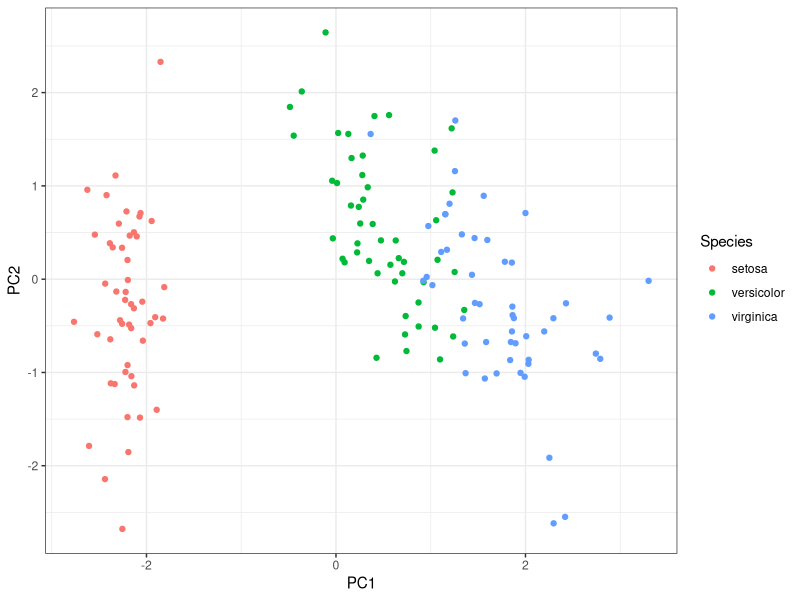
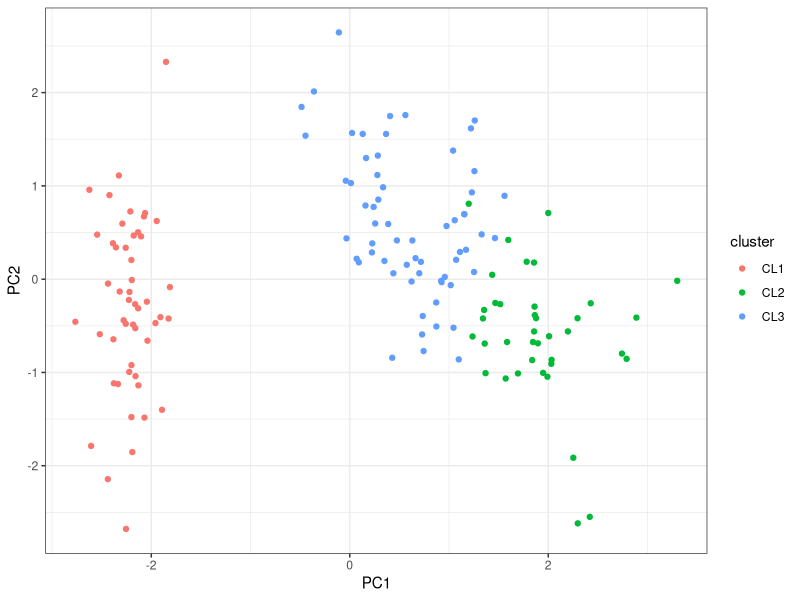
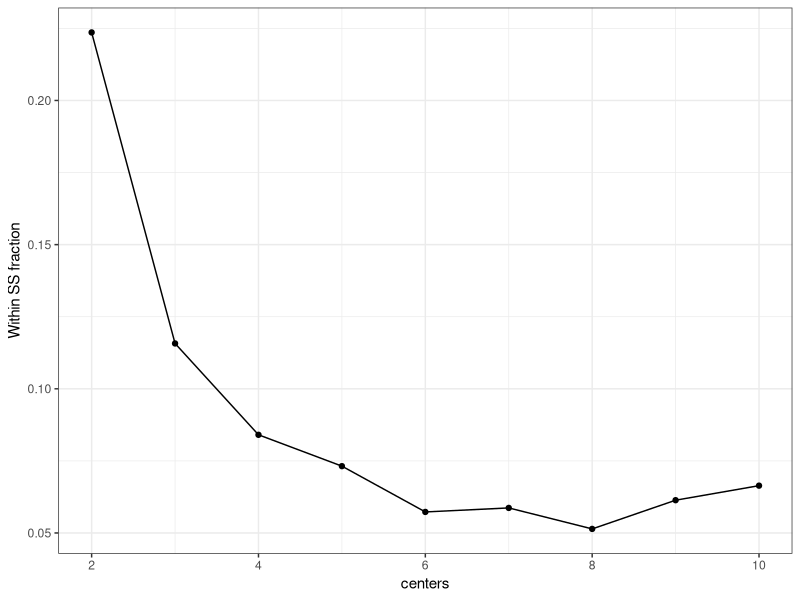
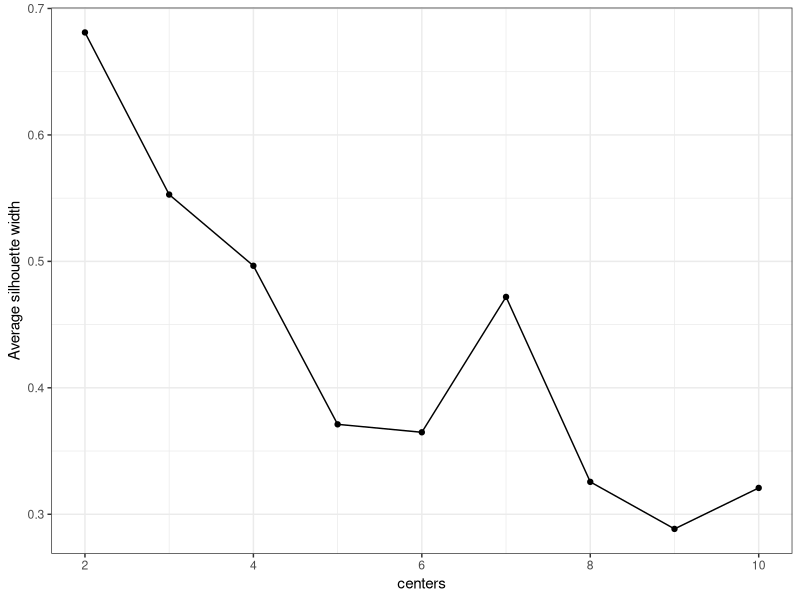

Reproduce these figures in R, in order.
## ---- chunk 1
## Set default options for the knitr RMD processing
knitr::opts_chunk$set(echo=TRUE,warning=FALSE,message=FALSE,fig.width=7,fig.height=5,cache=TRUE,autodep=TRUE, results="hide")
## ---- chunk 2
library(ggplot2)
theme_set(theme_bw())
## ---- chunk 3
## first, a quick look
View(iris)

library(ggplot2)
data(iris) ## not necessary in newer R versions
pca <- prcomp(iris[, 1:4], scale.=TRUE)
## what does the following line do?
df <- data.frame(iris, pca$x[,1:4])
ggplot(df, aes(x=PC1, y=PC2, color=Species)) + geom_point()
## ---- chunk 4
iris_mtx <- iris[,1:4]
clusts_kmeans <- kmeans(iris_mtx, centers=3)
## ---- chunk 5
df <- data.frame(iris, pca$x[,1:4], cluster=paste0("CL", clusts_kmeans$cluster))
ggplot(df, aes(x=PC1, y=PC2, color=cluster)) + geom_point()
## ---- chunk 6
table(df$Species, df$cluster)
## ---- chunk 7
sum(clusts_kmeans$withinss) + clusts_kmeans$betweenss # 681.37
clusts_kmeans$totss # also 681.37
## ---- chunk 8
n <- 2:10 # 2 to 10 cluster centres
cl <- lapply(n, function(i) kmeans(iris_mtx, centers=i))

## we use sapply to create a vector rather than a list
## you can also use map_dbl for that
calc_ss_fraction <- function(x) {
  withinss <- x$withinss
  totss    <- x$totss
  return(sum(withinss) / totss)
}
ss_frac <- sapply(cl, calc_ss_fraction)

df <- data.frame(centers=n, ss_frac=ss_frac)
ggplot(df, aes(x=centers, y=ss_frac, group=1)) + geom_point() +
  geom_line() + ylab("Within SS fraction")
## ---- chunk 9
iris_dist <- dist(iris_mtx)
tree_hclust <- hclust(iris_dist)
## ---- chunk 10
clusts_h <- cutree(tree_hclust, k=3)
## ---- chunk 11
library(cluster)
silh <- silhouette(clusts_kmeans$cluster, iris_dist)
head(silh)
print(mean(silh[,3]))
## ---- chunk 12
avg_sil <- sapply(cl, function(x) {
                    x_sil <- silhouette(x$cluster, iris_dist)
                    return(mean(x_sil[,3]))
})
df <- data.frame(centers=n, silwidth=avg_sil)
ggplot(df, aes(x=centers, y=silwidth, group=1)) + geom_point() +
  geom_line() + ylab("Average silhouette width")
